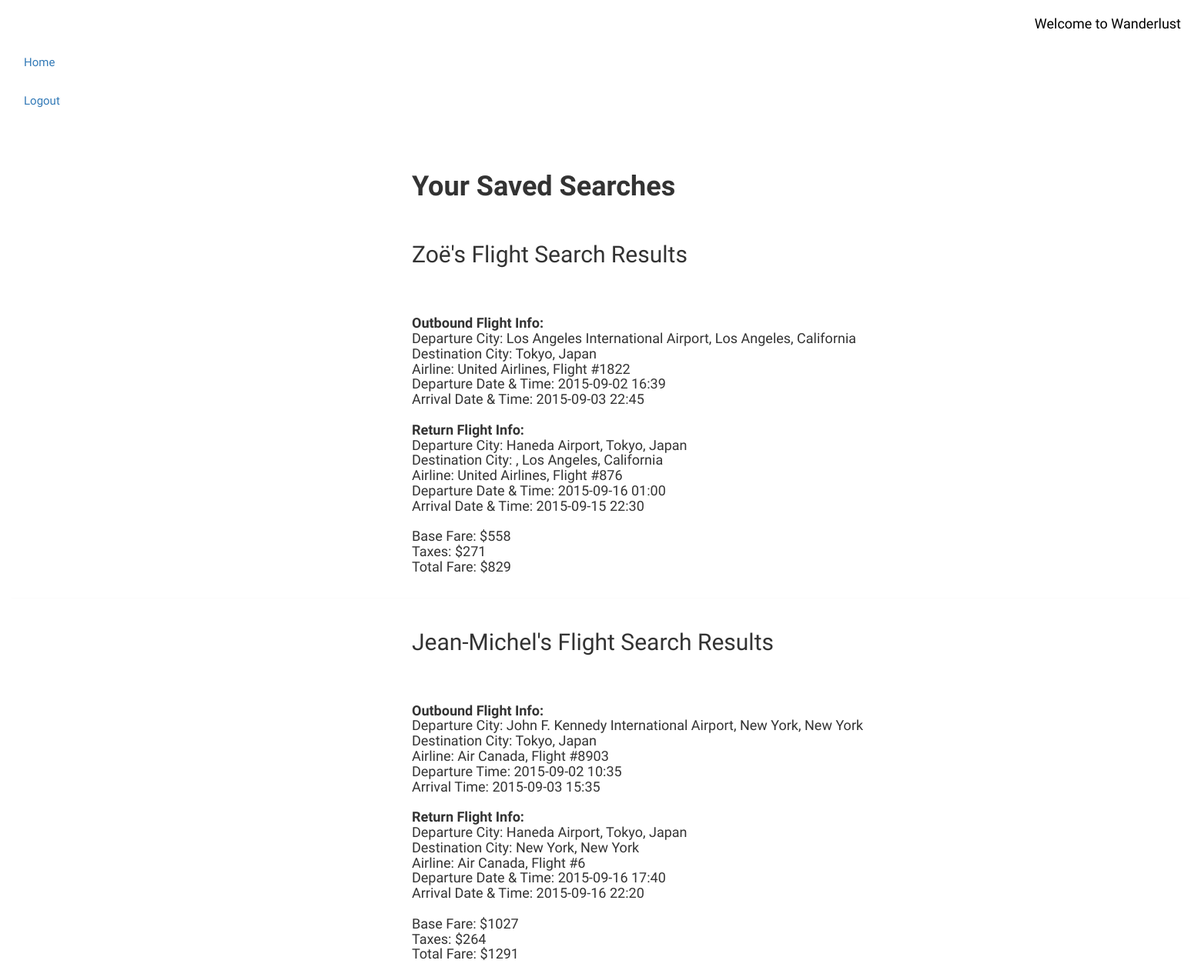
/saved_searches (signed in), run on the app's committed database.
### model.py (models this page shows)
class Search(db.Model):
    __tablename__ = "searches"
    search_id = db.Column(db.Integer, autoincrement=True, primary_key=True, nullable=False)
    user_id = db.Column(db.Integer, db.ForeignKey('users.user_id'), nullable=True)
    traveler1_name = db.Column(db.String(150), nullable=True)
    traveler2_name = db.Column(db.String(150), nullable=True)
    traveler1_origin = db.Column(db.String(75), nullable=True)
    traveler2_origin = db.Column(db.String(75), nullable=True)
    traveler1_max_price = db.Column(db.Integer, nullable=True)
    traveler2_max_price = db.Column(db.Integer, nullable=True)
    departure_date = db.Column(db.String(75), nullable=True)
    return_date = db.Column(db.String(75), nullable=True)
    destination = db.Column(db.String(75), nullable=True)
    users = db.relationship('User', backref=db.backref('searches', order_by=search_id))

class Flight(db.Model):
    __tablename__ = "flights"
    flight_id = db.Column(db.Integer, autoincrement=True, primary_key=True, nullable=False)
    user_id = db.Column(db.Integer, db.ForeignKey('users.user_id'), nullable=True)
    outbound_city_origin = db.Column(db.String(75), nullable=False)
    outbound_city_final_destination = db.Column(db.String(75), nullable=False)
    outbound_airline_code = db.Column(db.String(75), nullable=False)
    outbound_airline_name = db.Column(db.String(75), nullable=False)
    outbound_flight_number = db.Column(db.Integer, nullable=False)
    outbound_datetime_departure = db.Column(db.String(75), nullable=False)
    outbound_datetime_arrival = db.Column(db.String(75), nullable=False)
    inbound_city_origin = db.Column(db.String(75), nullable=False)
    inbound_city_final_destination = db.Column(db.String(75), nullable=False)
    inbound_airline_code = db.Column(db.String(75), nullable=False)
    inbound_airline_name = db.Column(db.String(75), nullable=False)
    inbound_flight_number = db.Column(db.Integer, nullable=False)
    inbound_datetime_departure = db.Column(db.String(75), nullable=False)
    inbound_datetime_arrival = db.Column(db.String(75), nullable=False)
    outbound_destination_city_airport = db.Column(db.String(75), nullable=True)
    inbound_destination_city_airport = db.Column(db.String(75), nullable=True)
    outbound_city_airport = db.Column(db.String(75), nullable=True)
    inbound_city_airport = db.Column(db.String(75), nullable=True)
    base_fare = db.Column(db.Integer, nullable=False)
    taxes = db.Column(db.Integer, nullable=False)
    total_fare = db.Column(db.Integer, nullable=False)
    user = db.relationship('User', backref=db.backref('flights', order_by=user_id))

### server.py (the view)
@app.route('/saved_searches', methods=['GET'])
def view_saved_searches():
    user_id = session['user_id']
    saved_searches = SavedSearch.query.filter_by(user_id=user_id).all()
    for flight in saved_searches:
        print flight
        flight_list = []
        t1_flights = Flight.query.filter_by(flight_id=flight.t1_flight_id).all()
        t2_flights = Flight.query.filter_by(flight_id=flight.t2_flight_id).all()
        flight_list.append((t1_flights, t2_flights))
    for travelers in saved_searches:
        traveler_info = []
        traveler = Search.query.filter_by(search_id=travelers.search_id).all()
        traveler_info.append(traveler)
    return render_template("saved_searches.html", saved_searches=saved_searches, flight_list=flight_list, traveler_info=traveler_info)

### templates/saved_searches.html
{% extends 'base.html' %}
{% block content %}
<div class="container-fluid">
    <div>
        <ul class="list-unstyled">
            <li>
        {% for result in flight_list %}{% for item in traveler_info %}
                <div class="row">
                    <div class="col-md-12 col-md-offset-4">
                        <h1><b>Your Saved Searches</b></h1><br>
        <h2>{{item[0].traveler1_name}}'s Flight Search Results</h2><br><br>
        <h4><b>Outbound Flight Info:</b><br>
        Departure City: {{result[0][0].outbound_city_airport}}, {{result[0][0].outbound_city_origin}}<br>
        Destination City: {{result[0][0].outbound_city_final_destination}}<br>
        Airline: {{result[0][0].outbound_airline_name}}, Flight #{{result[0][0].outbound_flight_number}}<br>
        Departure Date & Time: {{result[0][0].outbound_datetime_departure}}<br>
        Arrival Date & Time: {{result[0][0].outbound_datetime_arrival}}<br><br>
        <b>Return Flight Info:</b><br>
        Departure City: {{result[0][0].inbound_city_airport}}, {{result[0][0].inbound_city_origin}}
        <br>Destination City: {{result[0][0].inbound_destination_city_airport}}, {{result[0][0].inbound_city_final_destination}}<br>
        Airline: {{result[0][0].inbound_airline_name}}, Flight #{{result[0][0].inbound_flight_number}}<br>
        Departure Date & Time: {{result[0][0].inbound_datetime_departure}}<br>
        Arrival Date & Time: {{result[0][0].inbound_datetime_arrival}}<br><br>
        Base Fare: ${{result[0][0].base_fare}}<br>
        Taxes: ${{result[0][0].taxes}}<br>
        Total Fare: ${{result[0][0].total_fare}}</h4>
                    </div>
                </div>
            </li>
        </ul>
    </div>
<hr>
    <div>
        <ul class="list-unstyled">
            <li>
                <div class="row">
                    <div class="col-md-12 col-md-offset-4">
        <h2>{{item[0].traveler2_name}}'s Flight Search Results</h2><br><br>
    <h4><b>Outbound Flight Info:</b><br>
    Departure City: {{result[1][0].outbound_city_airport}}, {{result[1][0].outbound_city_origin}}<br>
    Destination City: {{result[1][0].outbound_city_final_destination}}<br>
    Airline: {{result[1][0].outbound_airline_name}}, Flight #{{result[1][0].outbound_flight_number}}<br>
    Departure Time: {{result[1][0].outbound_datetime_departure}}<br>
    Arrival Time: {{result[1][0].outbound_datetime_arrival}}<br><br>
    <b>Return Flight Info:</b><br>
    Departure City: {{result[1][0].inbound_city_airport}}, {{result[1][0].inbound_city_origin}}<br>
    Destination City: {{result[1][0].inbound_city_final_destination}}<br>
    Airline: {{result[1][0].inbound_airline_name}}, Flight #{{result[1][0].inbound_flight_number}}<br>
    Departure Date & Time: {{result[1][0].inbound_datetime_departure}}<br>
    Arrival Date & Time: {{result[1][0].inbound_datetime_arrival}}<br><br>
    Base Fare: ${{result[1][0].base_fare}}<br>
    Taxes: ${{result[1][0].taxes}}<br>
    Total Fare: ${{result[1][0].total_fare}}</h4>
                    </div>
                </div>
            </li>
        </ul>
        {% endfor %}{% endfor %}
</div>
</div>
{% endblock %}

### templates/base.html (style rules this page uses)
body { font-family: 'Special Elite', serif; font-size: 15px; }

### data on the page
Search: traveler1_name "Zoë", traveler2_name "Jean-Michel"
Flight: outbound_city_airport "Los Angeles International Airport", outbound_city_origin "Los Angeles, California", outbound_city_final_destination "Tokyo, Japan", outbound_airline_name "United Airlines", outbound_flight_number "1822", outbound_datetime_departure "2015-09-02 16:39", outbound_datetime_arrival "2015-09-03 22:45", inbound_city_airport "Haneda Airport", inbound_city_origin "Tokyo, Japan", inbound_city_final_destination "Los Angeles, California", inbound_airline_name "United Airlines", inbound_flight_number "876", inbound_datetime_departure "2015-09-16 01:00", inbound_datetime_arrival "2015-09-15 22:30", base_fare "558", taxes "271", total_fare "829"
Flight: outbound_city_airport "John F. Kennedy International Airport", outbound_city_origin "New York, New York", outbound_city_final_destination "Tokyo, Japan", outbound_airline_name "Air Canada", outbound_flight_number "8903", outbound_datetime_departure "2015-09-02 10:35", outbound_datetime_arrival "2015-09-03 15:35", inbound_city_airport "Haneda Airport", inbound_city_origin "Tokyo, Japan", inbound_city_final_destination "New York, New York", inbound_airline_name "Air Canada", inbound_flight_number "6", inbound_datetime_departure "2015-09-16 17:40", inbound_datetime_arrival "2015-09-16 22:20", base_fare "1027", taxes "264", total_fare "1291"
